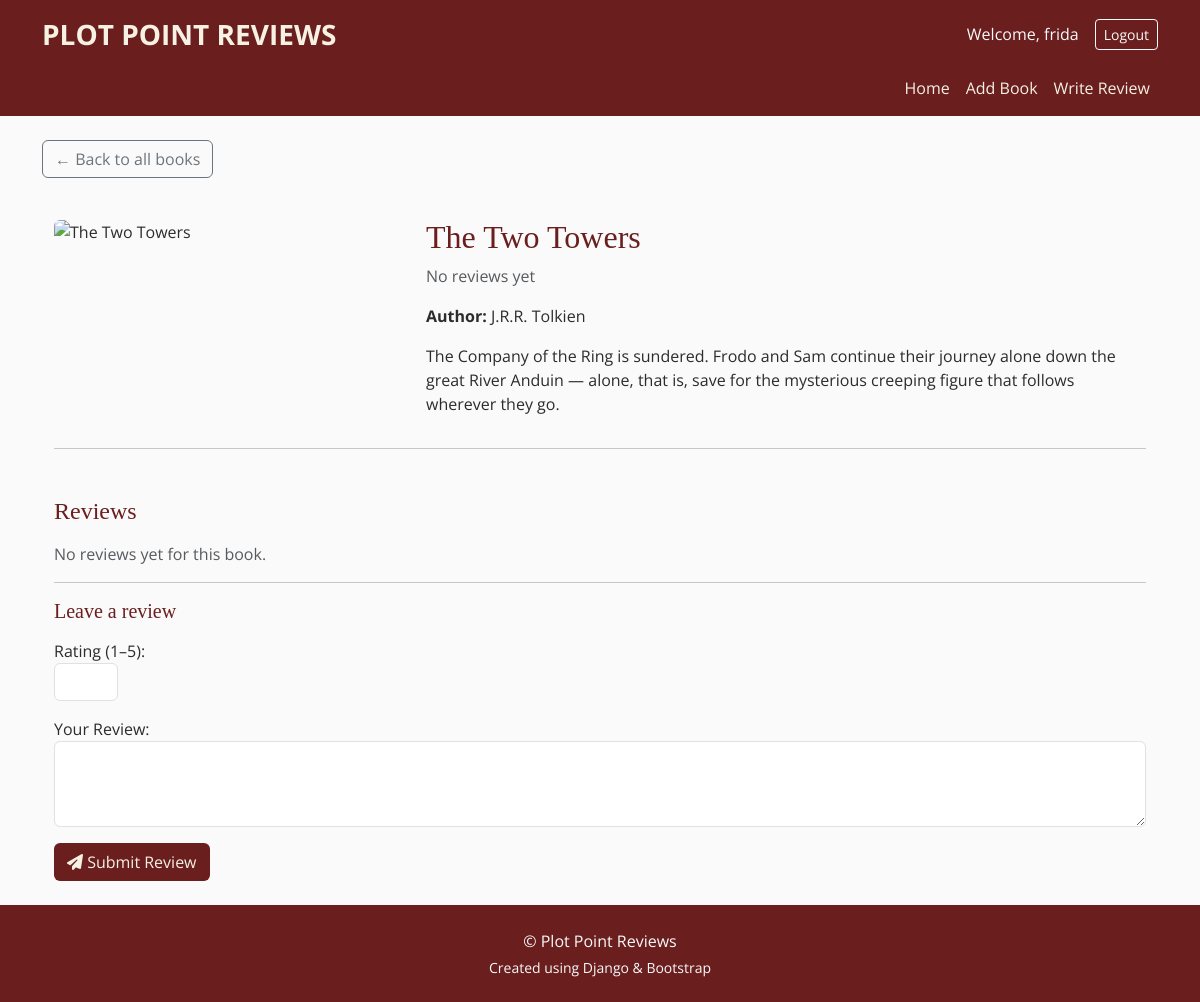
The page /book/2/ (signed in) on the database as committed earlier.
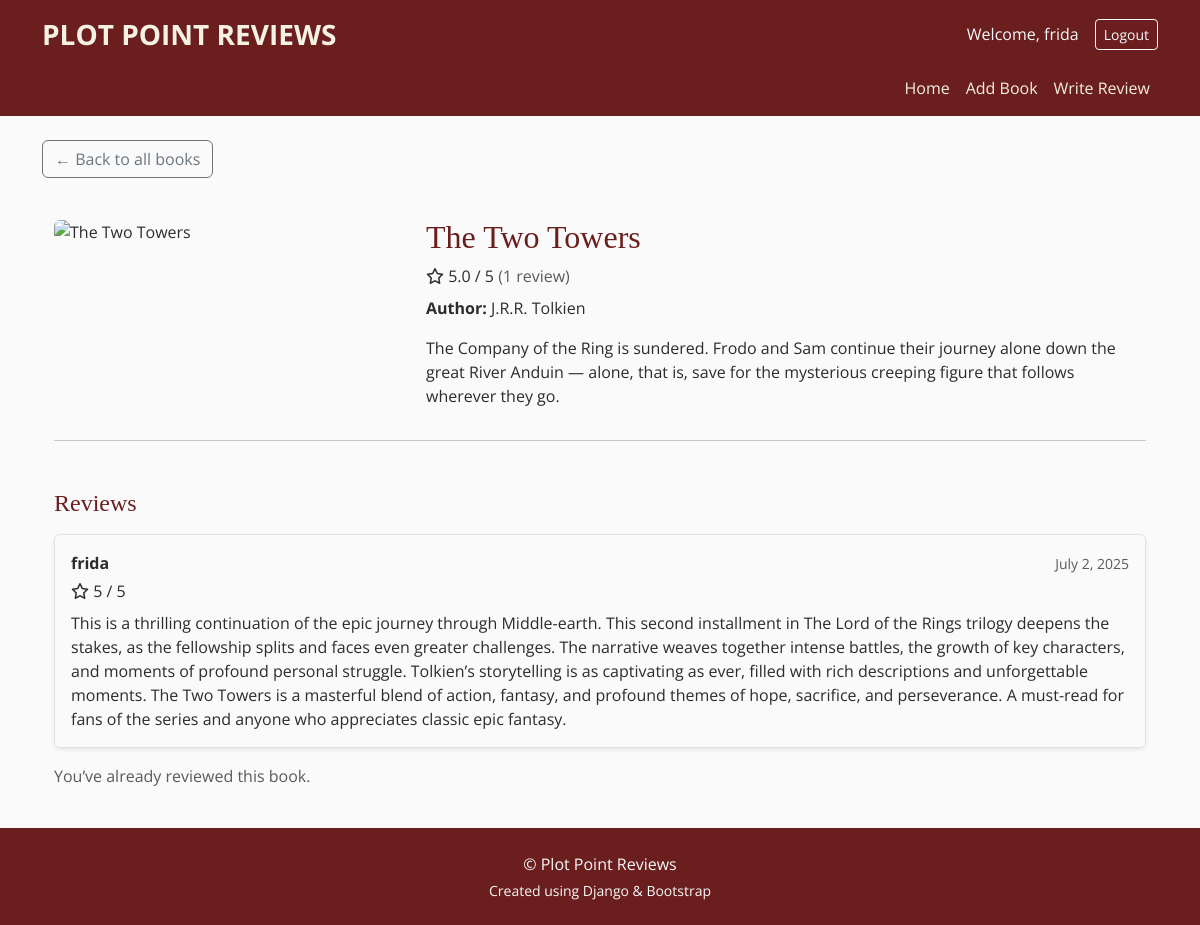
The same page on the database as committed later.
### books/models.py (models this page shows, shortened)
class Book(models.Model):
    title = models.CharField(max_length=255)
    author = models.CharField(max_length=255)
    cover = CloudinaryField('image')
    description = models.TextField(default='No description yet')
    @property
    def average_rating(self):
        reviews = self.reviews.all()
        if reviews.exists():
            return round(sum([r.rating for r in reviews]) / reviews.count(), 1)
        return None
    @property
    def review_count(self):
        return self.reviews.count()

class Review(models.Model):
    book = models.ForeignKey(Book, on_delete=models.CASCADE, related_name='reviews')
    user = models.ForeignKey(User, on_delete=models.CASCADE, related_name='reviews')
    rating = models.PositiveSmallIntegerField()
    content = models.TextField()
    created_at = models.DateTimeField(auto_now_add=True)

### books/views.py (the view)
# urls.py: path('book/<int:pk>/', views.book_detail, name='book_detail'),
def book_detail(request, pk):
    book = get_object_or_404(Book, pk=pk)
    reviews = Review.objects.filter(book=book).order_by('-created_at')
    user_review = None
    if request.user.is_authenticated:
        user_review = Review.objects.filter(book=book, user=request.user).first()
        if request.method == 'POST' and not user_review:
            form = ReviewForm(request.POST)
            if form.is_valid():
                review = form.save(commit=False)
                review.book = book
                review.user = request.user
                review.save()
                messages.success(request, 'Thank you for your review!')
                return redirect('book_detail', pk=book.pk)
        else:
            form = ReviewForm()
    else:
        form = None
    return render(request, 'books/book_detail.html', {
        'book': book,
        'reviews': reviews,
        'form': form,
        'user_review': user_review
    })

### books/forms.py
class ReviewForm(forms.ModelForm):
    class Meta:
        model = Review
        fields = ['rating', 'content']
        widgets = {
            'rating': forms.NumberInput(attrs={'min': 1, 'max': 5, 'class': 'form-control w-auto', 'style': 'width: 80px'}),
            'content': forms.Textarea(attrs={'rows': 3, 'class': 'form-control'}),
        }
        labels = {
            'rating': 'Rating (1–5)',
            'content': 'Your Review',
        }

### books/templates/books/book_detail.html (shortened to what this page needs)
{% extends 'base.html' %}
{% load static %}
{% block content %}
<a href="{% url 'book_list' %}" class="btn btn-outline-secondary mb-3">
  ← Back to all books
</a>
<div class="container mt-4">
  <div class="row">
    <div class="col-md-4">
      {% if book.cover %}
        <img src="{{ book.cover.url }}" class="img-fluid rounded" alt="{{ book.title }}">
      {% endif %}
    </div>
    <div class="col-md-8">
    <h2>{{ book.title }}</h2>
    {% if book.average_rating %}
        <p class="mb-2">
        <i class="fa-regular fa-star"></i>
        {{ book.average_rating }} / 5
        <span class="text-muted">({{ book.review_count }} review{{ book.review_count|pluralize }})</span>
        </p>
    {% else %}
        <p class="text-muted">No reviews yet</p>
    {% endif %}
      <p><strong>Author:</strong> {{ book.author }}</p>
      <p>{{ book.description }}</p>
    </div>
  </div>
  <hr>
<h4 class="mt-5 mb-3">Reviews</h4>
{% if book.reviews.all %}
  {% for review in book.reviews.all %}
    <div class="border rounded p-3 mb-3 shadow-sm">
      <div class="d-flex justify-content-between align-items-center mb-1">
        <strong>{{ review.user.username }}</strong>
        <small class="text-muted">{{ review.created_at|date:"F j, Y" }}</small>
      </div>
      <div class="mb-2">
        <i class="fa-regular fa-star"></i>
        {{ review.rating }} / 5
      </div>
      <p class="mb-0">{{ review.content }}</p>
    </div>
  {% endfor %}
{% else %}
  <p class="text-muted">No reviews yet for this book.</p>
{% endif %}
{% if user.is_authenticated %}
  {% if user_review %}
    <p class="text-muted">You’ve already reviewed this book.</p>
  {% else %}
    <hr>
    <h5 class="mb-3">Leave a review</h5>
    <form method="POST">
      <div class="mb-3">
        {{ form.rating.label_tag }}
        {{ form.rating }}
      </div>
      <div class="mb-3">
        {{ form.content.label_tag }}
        {{ form.content }}
      </div>
      <button type="submit" class="btn btn-submit">
        <i class="fa-solid fa-paper-plane"></i> Submit Review
      </button>
    </form>
  {% endif %}
{% else %}
  <p class="mt-3">Log in to write a review.</p>
{% endif %}
</div>
{% endblock %}

Rows that differ between the two databases and show on the page:
shown differently, row unchanged: Book "The Two Towers": average_rating (not shown) → "5.0"; review_count (not shown) → "1"
added Review: user.username "frida", created_at "July 2, 2025", rating "5", content "This is a thrilling continuation of the epic journey through Middle-earth. This second installment in The Lord of the Rings trilogy deepens the stakes, as the fellowship splits and faces even greater challenges. The narrative weaves together intense battles, the growth of key characters, and moments of profound personal struggle. Tolkien’s storytelling is as captivating as ever, filled with rich descriptions and unforgettable moments. The Two Towers is a masterful blend of action, fantasy, and profound themes of hope, sacrifice, and perseverance. A must-read for fans of the series and anyone who appreciates classic epic fantasy."
Other text that changed with them:
text no longer shown: "No reviews yet No reviews yet for this book. Leave a review Rating (1–5): Your Review: Submit Review"
text now shown: "/ 5 ( review ) You’ve already reviewed this book."
